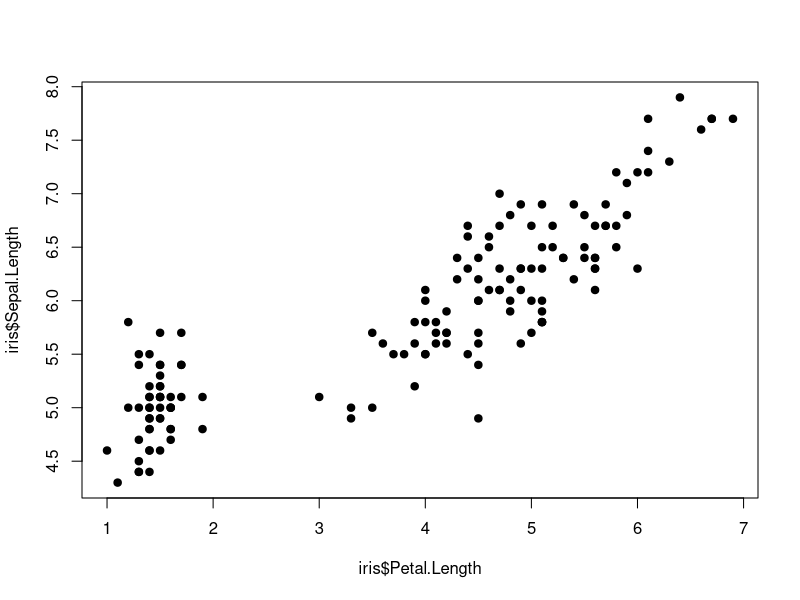
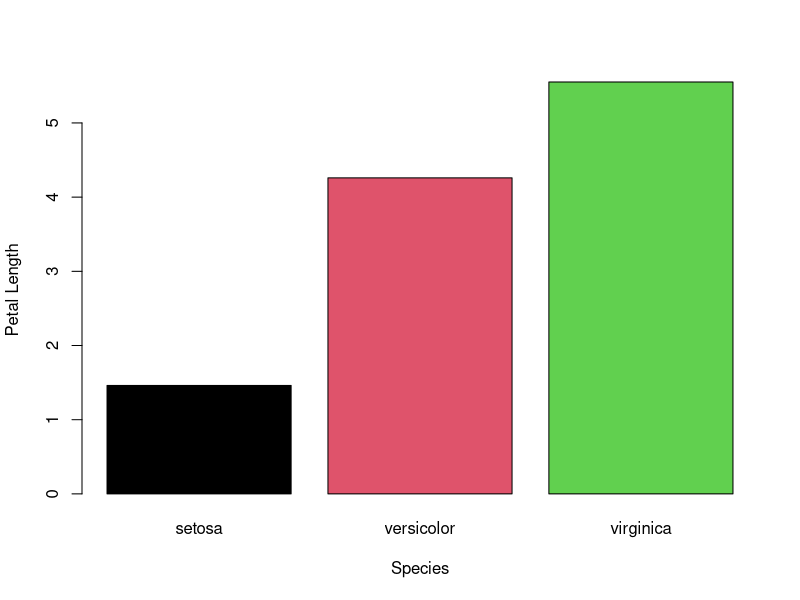
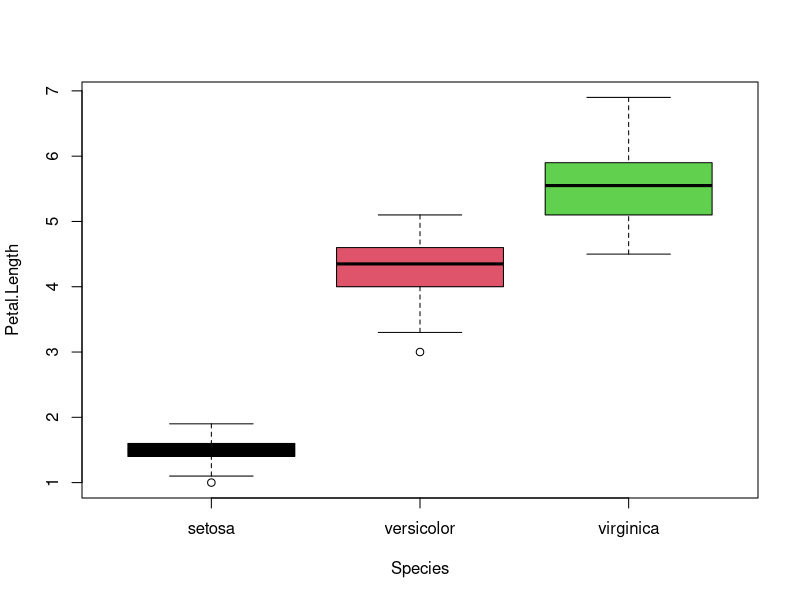

These figures' R source, in order:
# Load data
data("iris")

# I'm not sure what's in the iris data. I'm printing it below to take a look
head(iris)


## Data analysis
# ----------------------------------------------------------------------------

# Below, we calculate the average Sepal.Length across all Species in the mtcars data frame.
print(paste0("Average of Sepal Length : ", mean(iris$Sepal.Length)))

# Here, we also plot Petal.Length against Sepal.Length.
png("scatter.png")
plot(iris$Petal.Length, iris$Sepal.Length, pch=19, col=1)
dev.off()

# Typical barplot to check the mean of Petal.Length across species
png("bar.png")
df = aggregate(iris[,1:4], by = list(iris$Species), FUN = mean)
barplot(Petal.Length~Group.1, data = df,xlab = c('Species'), ylab = c('Petal Length'), col=c(1:3))
dev.off()

# Here, we plot Petal.Length across Species to check the distribution
png("box.png")
boxplot(Petal.Length ~ Species, data = iris, col = c(1:3))
dev.off()

# Subset data
setosa <- iris[iris$Species == "setosa", ]
versicolor <- iris[iris$Species == "versicolor", ]

# Run t-test
t.test(x = setosa$Petal.Length, y = versicolor$Petal.Length)

